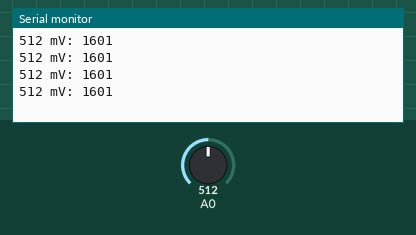
Bench run of a sketch on a simulated Arduino Uno, built with avr-gcc and run on an emulated ATmega328P. Shown: the last lines printed to the serial monitor. The inputs (shaded band) are chosen by the test bench; at power-on: A0 = 512.

Above: at 4.2 s.
4.3 s: A0 set to 716
At 4.71 s:
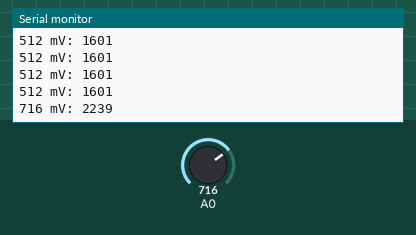
5.8 s: A0 set to 900
At 5.91 s:
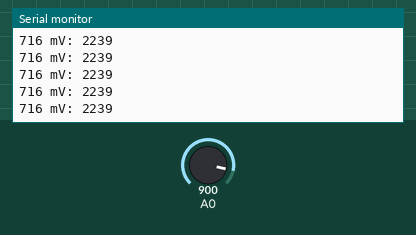
Timing chart, 0 to 8.8 s (numbered marks = the images above; inputs shaded):
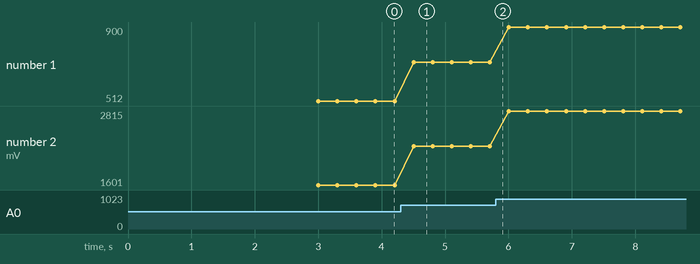

Measured:
- after the input at 4.3 s, the serial monitor: prints a new line after 0.20 s (image 1)
- plotted number 1: 512 → 716 after the input at 4.3 s, 716 → 900 after the input at 5.8 s
- plotted number 2: 1601 → 2239 after the input at 4.3 s, 2239 → 2815 after the input at 5.8 s

The sketch:

AREF.ino
```cpp
void setup() {
  Serial.begin(9600);
  analogReference(EXTERNAL);
  delay(3000);
  //analogReference(DEFAULT);
}

void loop() {
  int n = analogRead(A0);
  int v = map(n, 0, 1023, 0, 3200);
  Serial.print(n);Serial.print(" mV: ");Serial.println(v);
  delay(300);
}
```
